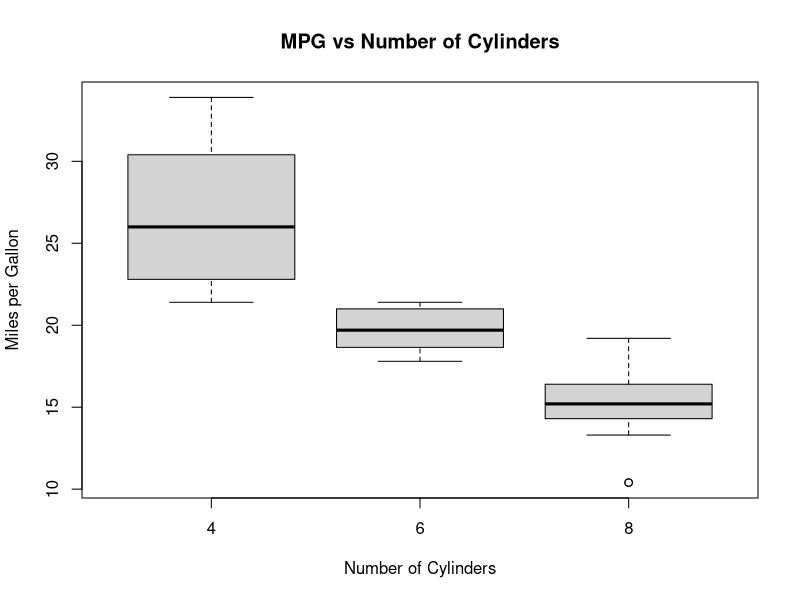

Reproduce this figure in R.
# LAB - DAY 2

# Q8. BOXPLOT FOR MPG AND CYL

# Given dataset

data <- mtcars


# Create Boxplot

boxplot(mpg ~ cyl,
        data = data,
        main = "MPG vs Number of Cylinders",
        xlab = "Number of Cylinders",
        ylab = "Miles per Gallon")
